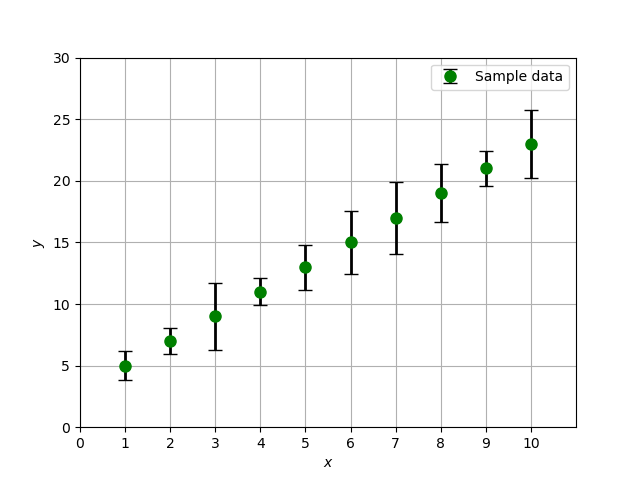

This figure's Python source:
#!/usr/pkg/bin/python3.9

#
# Time-stamp: <2023/03/02 13:46:31 (CST) daisuke>
#

# importing numpy module
import numpy

# importing matplotlib module
import matplotlib.backends.backend_agg
import matplotlib.figure

# data to be plotted
data_x = numpy.linspace (1.0, 10.0, 10)
data_y = 2.0 * data_x + 3.0

# generating random numbers for errors of y-value
rng = numpy.random.default_rng ()
data_y_err = rng.uniform (1.0, 3.0, 10)

# output file name
file_output = 'advobs202302_s03_04_00.png'

# making a fig object
fig = matplotlib.figure.Figure ()

# making a canvas object
canvas = matplotlib.backends.backend_agg.FigureCanvasAgg (fig)

# making an axes object
ax = fig.add_subplot (111)

# making a plot using object-oriented interface
ax.errorbar (data_x, data_y, yerr=data_y_err,
             linestyle='None', marker='o', markersize=8.0, color='green', \
             elinewidth=2.0, ecolor='black', capsize=5.0, \
             label='Sample data')

# setting ranges of x-axis and y-axis
ax.set_xlim (0.0, +11.0)
ax.set_ylim (0.0, +30.0)

# setting labels for x-axis and y-axis
ax.set_xlabel ('$x$')
ax.set_ylabel ('$y$')

# setting ticks
ax.set_xticks (numpy.linspace (0.0, +10.0, 11))
ax.set_yticks (numpy.linspace (0.0, +30.0, 7))

# showing grid
ax.grid ()

# adding legend to the plot
ax.legend ()

# saving a plot as a file
fig.savefig (file_output)
